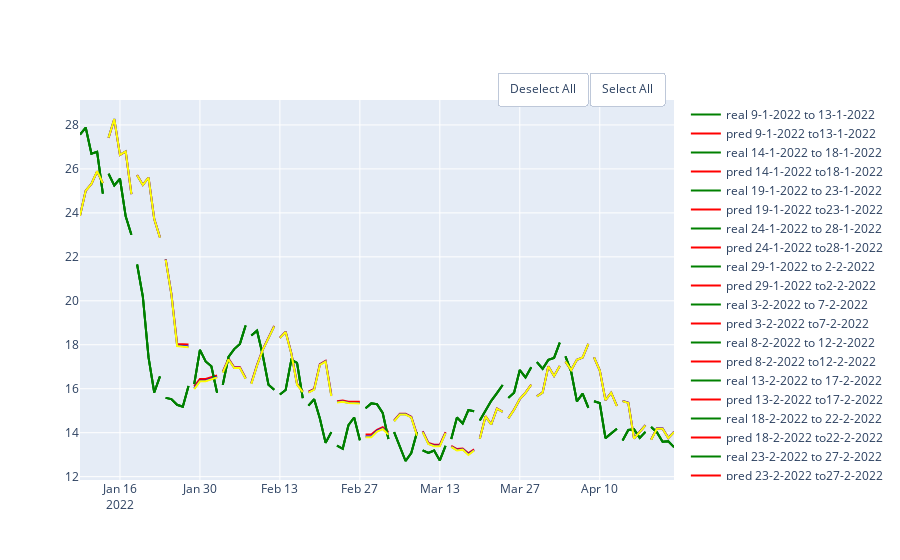

The cell this chart's notebook holds for it:
### Code cell
gb_50 = GradientBoostingRegressor(random_state = 10 , criterion='mae', n_estimators = 50)
gb_100 = GradientBoostingRegressor(random_state = 10 , criterion='mae', n_estimators =60)
gb_150 = GradientBoostingRegressor(random_state = 10 , criterion='mae', n_estimators = 70)
df = pd.DataFrame(columns = ['MAE', 'MSE','RMSE','R2'], index = ['50','60', '70'])
show_results(df, df_link,'close',100,5,gb_50, gb_100, gb_150)

### Figure 1 — Plotly figure (JSON) as saved in the notebook; plotly's stock layout.template omitted (floating-point values rounded to 4 significant figures)
{"data": [{"line": {"color": "green"}, "mode": "lines", "name": "real 9-1-2022 to 13-1-2022", "type": "scatter", "x": ["2022-01-09T00:00:00", "2022-01-10T00:00:00", "2022-01-11T00:00:00", "2022-01-12T00:00:00", "2022-01-13T00:00:00"], "y": [27.57, 27.88, 26.69, 26.78, 24.87]}, {"line": {"color": "red"}, "mode": "lines", "name": "pred 9-1-2022 to13-1-2022", "type": "scatter", "x": ["2022-01-09T00:00:00", "2022-01-10T00:00:00", "2022-01-11T00:00:00", "2022-01-12T00:00:00", "2022-01-13T00:00:00"], "y": [23.88, 25.01, 25.32, 25.89, 25.35]}, {"line": {"color": "green"}, "mode": "lines", "name": "real 14-1-2022 to 18-1-2022", "type": "scatter", "x": ["2022-01-14T00:00:00", "2022-01-15T00:00:00", "2022-01-16T00:00:00", "2022-01-17T00:00:00", "2022-01-18T00:00:00"], "y": [25.78, 25.25, 25.55, 23.84, 23.0]}, {"line": {"color": "red"}, "mode": "lines", "name": "pred 14-1-2022 to18-1-2022", "type": "scatter", "x": ["2022-01-14T00:00:00", "2022-01-15T00:00:00", "2022-01-16T00:00:00", "2022-01-17T00:00:00", "2022-01-18T00:00:00"], "y": [27.41, 28.26, 26.63, 26.79, 24.86]}, {"line": {"color": "green"}, "mode": "lines", "name": "real 19-1-2022 to 23-1-2022", "type": "scatter", "x": ["2022-01-19T00:00:00", "2022-01-20T00:00:00", "2022-01-21T00:00:00", "2022-01-22T00:00:00", "2022-01-23T00:00:00"], "y": [21.65, 20.2, 17.43, 15.83, 16.57]}, {"line": {"color": "red"}, "mode": "lines", "name": "pred 19-1-2022 to23-1-2022", "type": "scatter", "x": ["2022-01-19T00:00:00", "2022-01-20T00:00:00", "2022-01-21T00:00:00", "2022-01-22T00:00:00", "2022-01-23T00:00:00"], "y": [25.72, 25.28, 25.61, 23.72, 22.89]}, {"line": {"color": "green"}, "mode": "lines", "name": "real 24-1-2022 to 28-1-2022", "type": "scatter", "x": ["2022-01-24T00:00:00", "2022-01-25T00:00:00", "2022-01-26T00:00:00", "2022-01-27T00:00:00", "2022-01-28T00:00:00"], "y": [15.58, 15.53, 15.27, 15.18, 16.12]}, {"line": {"color": "red"}, "mode": "lines", "name": "pred 24-1-2022 to28-1-2022", "type": "scatter", "x": ["2022-01-24T00:00:00", "2022-01-25T00:00:00", "2022-01-26T00:00:00", "2022-01-27T00:00:00", "2022-01-28T00:00:00"], "y": [21.9, 20.31, 18.04, 18.02, 18.02]}, {"line": {"color": "green"}, "mode": "lines", "name": "real 29-1-2022 to 2-2-2022", "type": "scatter", "x": ["2022-01-29T00:00:00", "2022-01-30T00:00:00", "2022-01-31T00:00:00", "2022-02-01T00:00:00", "2022-02-02T00:00:00"], "y": [16.21, 17.77, 17.24, 17.02, 15.82]}, {"line": {"color": "red"}, "mode": "lines", "name": "pred 29-1-2022 to2-2-2022", "type": "scatter", "x": ["2022-01-29T00:00:00", "2022-01-30T00:00:00", "2022-01-31T00:00:00", "2022-02-01T00:00:00", "2022-02-02T00:00:00"], "y": [16.1, 16.44, 16.44, 16.54, 16.61]}, {"line": {"color": "green"}, "mode": "lines", "name": "real 3-2-2022 to 7-2-2022", "type": "scatter", "x": ["2022-02-03T00:00:00", "2022-02-04T00:00:00", "2022-02-05T00:00:00", "2022-02-06T00:00:00", "2022-02-07T00:00:00"], "y": [16.18, 17.45, 17.8, 18.04, 18.88]}, {"line": {"color": "red"}, "mode": "lines", "name": "pred 3-2-2022 to7-2-2022", "type": "scatter", "x": ["2022-02-03T00:00:00", "2022-02-04T00:00:00", "2022-02-05T00:00:00", "2022-02-06T00:00:00", "2022-02-07T00:00:00"], "y": [16.78, 17.37, 16.98, 16.98, 16.49]}, {"line": {"color": "green"}, "mode": "lines", "name": "real 8-2-2022 to 12-2-2022", "type": "scatter", "x": ["2022-02-08T00:00:00", "2022-02-09T00:00:00", "2022-02-10T00:00:00", "2022-02-11T00:00:00", "2022-02-12T00:00:00"], "y": [18.43, 18.64, 17.53, 16.18, 15.95]}, {"line": {"color": "red"}, "mode": "lines", "name": "pred 8-2-2022 to12-2-2022", "type": "scatter", "x": ["2022-02-08T00:00:00", "2022-02-09T00:00:00", "2022-02-10T00:00:00", "2022-02-11T00:00:00", "2022-02-12T00:00:00"], "y": [16.27, 17.09, 17.79, 18.34, 18.86]}, {"line": {"color": "green"}, "mode": "lines", "name": "real 13-2-2022 to 17-2-2022", "type": "scatter", "x": ["2022-02-13T00:00:00", "2022-02-14T00:00:00", "2022-02-15T00:00:00", "2022-02-16T00:00:00", "2022-02-17T00:00:00"], "y": [15.74, 15.94, 17.32, 17.17, 15.57]}, {"line": {"color": "red"}, "mode": "lines", "name": "pred 13-2-2022 to17-2-2022", "type": "scatter", "x": ["2022-02-13T00:00:00", "2022-02-14T00:00:00", "2022-02-15T00:00:00", "2022-02-16T00:00:00", "2022-02-17T00:00:00"], "y": [18.32, 18.6, 17.62, 16.23, 15.88]}, {"line": {"color": "green"}, "mode": "lines", "name": "real 18-2-2022 to 22-2-2022", "type": "scatter", "x": ["2022-02-18T00:00:00", "2022-02-19T00:00:00", "2022-02-20T00:00:00", "2022-02-21T00:00:00", "2022-02-22T00:00:00"], "y": [15.23, 15.52, 14.65, 13.54, 14.03]}, {"line": {"color": "red"}, "mode": "lines", "name": "pred 18-2-2022 to22-2-2022", "type": "scatter", "x": ["2022-02-18T00:00:00", "2022-02-19T00:00:00", "2022-02-20T00:00:00", "2022-02-21T00:00:00", "2022-02-22T00:00:00"], "y": [15.87, 16.0, 17.12, 17.27, 15.73]}, {"line": {"color": "green"}, "mode": "lines", "name": "real 23-2-2022 to 27-2-2022", "type": "scatter", "x": ["2022-02-23T00:00:00", "2022-02-24T00:00:00", "2022-02-25T00:00:00", "2022-02-26T00:00:00", "2022-02-27T00:00:00"], "y": [13.41, 13.27, 14.34, 14.69, 13.65]}, {"line": {"color": "red"}, "mode": "lines", "name": "pred 23-2-2022 to27-2-2022", "type": "scatter", "x": ["2022-02-23T00:00:00", "2022-02-24T00:00:00", "2022-02-25T00:00:00", "2022-02-26T00:00:00", "2022-02-27T00:00:00"], "y": [15.43, 15.47, 15.41, 15.41, 15.4]}, {"line": {"color": "green"}, "mode": "lines", "name": "real 28-2-2022 to 4-3-2022", "type": "scatter", "x": ["2022-02-28T00:00:00", "2022-03-01T00:00:00", "2022-03-02T00:00:00", "2022-03-03T00:00:00", "2022-03-04T00:00:00"], "y": [15.12, 15.33, 15.29, 14.9, 13.71]}, {"line": {"color": "red"}, "mode": "lines", "name": "pred 28-2-2022 to4-3-2022", "type": "scatter", "x": ["2022-02-28T00:00:00", "2022-03-01T00:00:00", "2022-03-02T00:00:00", "2022-03-03T00:00:00", "2022-03-04T00:00:00"], "y": [13.91, 13.91, 14.13, 14.25, 14.03]}, {"line": {"color": "green"}, "mode": "lines", "name": "real 5-3-2022 to 9-3-2022", "type": "scatter", "x": ["2022-03-05T00:00:00", "2022-03-06T00:00:00", "2022-03-07T00:00:00", "2022-03-08T00:00:00", "2022-03-09T00:00:00"], "y": [14.02, 13.34, 12.71, 13.08, 14.02]}, {"line": {"color": "red"}, "mode": "lines", "name": "pred 5-3-2022 to9-3-2022", "type": "scatter", "x": ["2022-03-05T00:00:00", "2022-03-06T00:00:00", "2022-03-07T00:00:00", "2022-03-08T00:00:00", "2022-03-09T00:00:00"], "y": [14.56, 14.86, 14.86, 14.73, 13.92]}, {"line": {"color": "green"}, "mode": "lines", "name": "real 10-3-2022 to 14-3-2022", "type": "scatter", "x": ["2022-03-10T00:00:00", "2022-03-11T00:00:00", "2022-03-12T00:00:00", "2022-03-13T00:00:00", "2022-03-14T00:00:00"], "y": [13.2, 13.08, 13.19, 12.74, 13.4]}, {"line": {"color": "red"}, "mode": "lines", "name": "pred 10-3-2022 to14-3-2022", "type": "scatter", "x": ["2022-03-10T00:00:00", "2022-03-11T00:00:00", "2022-03-12T00:00:00", "2022-03-13T00:00:00", "2022-03-14T00:00:00"], "y": [14.06, 13.54, 13.46, 13.46, 14.03]}, {"line": {"color": "green"}, "mode": "lines", "name": "real 15-3-2022 to 19-3-2022", "type": "scatter", "x": ["2022-03-15T00:00:00", "2022-03-16T00:00:00", "2022-03-17T00:00:00", "2022-03-18T00:00:00", "2022-03-19T00:00:00"], "y": [13.71, 14.7, 14.42, 15.03, 14.98]}, {"line": {"color": "red"}, "mode": "lines", "name": "pred 15-3-2022 to19-3-2022", "type": "scatter", "x": ["2022-03-15T00:00:00", "2022-03-16T00:00:00", "2022-03-17T00:00:00", "2022-03-18T00:00:00", "2022-03-19T00:00:00"], "y": [13.4, 13.26, 13.28, 13.07, 13.24]}, {"line": {"color": "green"}, "mode": "lines", "name": "real 20-3-2022 to 24-3-2022", "type": "scatter", "x": ["2022-03-20T00:00:00", "2022-03-21T00:00:00", "2022-03-22T00:00:00", "2022-03-23T00:00:00", "2022-03-24T00:00:00"], "y": [14.55, 15.01, 15.45, 15.8, 16.17]}, {"line": {"color": "red"}, "mode": "lines", "name": "pred 20-3-2022 to24-3-2022", "type": "scatter", "x": ["2022-03-20T00:00:00", "2022-03-21T00:00:00", "2022-03-22T00:00:00", "2022-03-23T00:00:00", "2022-03-24T00:00:00"], "y": [13.74, 14.75, 14.38, 15.11, 14.95]}, {"line": {"color": "green"}, "mode": "lines", "name": "real 25-3-2022 to 29-3-2022", "type": "scatter", "x": ["2022-03-25T00:00:00", "2022-03-26T00:00:00", "2022-03-27T00:00:00", "2022-03-28T00:00:00", "2022-03-29T00:00:00"], "y": [15.58, 15.82, 16.85, 16.52, 16.97]}, {"line": {"color": "red"}, "mode": "lines", "name": "pred 25-3-2022 to29-3-2022", "type": "scatter", "x": ["2022-03-25T00:00:00", "2022-03-26T00:00:00", "2022-03-27T00:00:00", "2022-03-28T00:00:00", "2022-03-29T00:00:00"], "y": [14.67, 15.06, 15.53, 15.83, 16.18]}, {"line": {"color": "green"}, "mode": "lines", "name": "real 30-3-2022 to 3-4-2022", "type": "scatter", "x": ["2022-03-30T00:00:00", "2022-03-31T00:00:00", "2022-04-01T00:00:00", "2022-04-02T00:00:00", "2022-04-03T00:00:00"], "y": [17.21, 16.91, 17.31, 17.4, 18.09]}, {"line": {"color": "red"}, "mode": "lines", "name": "pred 30-3-2022 to3-4-2022", "type": "scatter", "x": ["2022-03-30T00:00:00", "2022-03-31T00:00:00", "2022-04-01T00:00:00", "2022-04-02T00:00:00", "2022-04-03T00:00:00"], "y": [15.66, 15.83, 17.02, 16.58, 17.03]}, {"line": {"color": "green"}, "mode": "lines", "name": "real 4-4-2022 to 8-4-2022", "type": "scatter", "x": ["2022-04-04T00:00:00", "2022-04-05T00:00:00", "2022-04-06T00:00:00", "2022-04-07T00:00:00", "2022-04-08T00:00:00"], "y": [17.47, 16.77, 15.43, 15.78, 15.14]}, {"line": {"color": "red"}, "mode": "lines", "name": "pred 4-4-2022 to8-4-2022", "type": "scatter", "x": ["2022-04-04T00:00:00", "2022-04-05T00:00:00", "2022-04-06T00:00:00", "2022-04-07T00:00:00", "2022-04-08T00:00:00"], "y": [17.24, 16.85, 17.31, 17.42, 18.04]}, {"line": {"color": "green"}, "mode": "lines", "name": "real 9-4-2022 to 13-4-2022", "type": "scatter", "x": ["2022-04-09T00:00:00", "2022-04-10T00:00:00", "2022-04-11T00:00:00", "2022-04-12T00:00:00", "2022-04-13T00:00:00"], "y": [15.43, 15.35, 13.75, 13.97, 14.18]}, {"line": {"color": "red"}, "mode": "lines", "name": "pred 9-4-2022 to13-4-2022", "type": "scatter", "x": ["2022-04-09T00:00:00", "2022-04-10T00:00:00", "2022-04-11T00:00:00", "2022-04-12T00:00:00", "2022-04-13T00:00:00"], "y": [17.43, 16.84, 15.49, 15.82, 15.22]}, {"line": {"color": "green"}, "mode": "lines", "name": "real 14-4-2022 to 18-4-2022", "type": "scatter", "x": ["2022-04-14T00:00:00", "2022-04-15T00:00:00", "2022-04-16T00:00:00", "2022-04-17T00:00:00", "2022-04-18T00:00:00"], "y": [13.65, 14.12, 14.15, 13.76, 14.04]}, {"line": {"color": "red"}, "mode": "lines", "name": "pred 14-4-2022 to18-4-2022", "type": "scatter", "x": ["2022-04-14T00:00:00", "2022-04-15T00:00:00", "2022-04-16T00:00:00", "2022-04-17T00:00:00", "2022-04-18T00:00:00"], "y": [15.45, 15.37, 13.75, 14.04, 14.35]}, {"line": {"color": "green"}, "mode": "lines", "name": "real 19-4-2022 to 23-4-2022", "type": "scatter", "x": ["2022-04-19T00:00:00", "2022-04-20T00:00:00", "2022-04-21T00:00:00", "2022-04-22T00:00:00", "2022-04-23T00:00:00"], "y": [14.26, 14.02, 13.59, 13.61, 13.34]}, {"line": {"color": "red"}, "mode": "lines", "name": "pred 19-4-2022 to23-4-2022", "type": "scatter", "x": ["2022-04-19T00:00:00", "2022-04-20T00:00:00", "2022-04-21T00:00:00", "2022-04-22T00:00:00", "2022-04-23T00:00:00"], "y": [13.69, 14.19, 14.19, 13.77, 14.04]}, {"line": {"color": "green"}, "mode": "lines", "name": "real 9-1-2022 to 13-1-2022", "type": "scatter", "x": ["2022-01-09T00:00:00", "2022-01-10T00:00:00", "2022-01-11T00:00:00", "2022-01-12T00:00:00", "2022-01-13T00:00:00"], "y": [27.57, 27.88, 26.69, 26.78, 24.87]}, {"line": {"color": "blue"}, "mode": "lines", "name": "pred 9-1-2022 to13-1-2022", "type": "scatter", "x": ["2022-01-09T00:00:00", "2022-01-10T00:00:00", "2022-01-11T00:00:00", "2022-01-12T00:00:00", "2022-01-13T00:00:00"], "y": [23.87, 25.01, 25.32, 25.89, 25.35]}, {"line": {"color": "green"}, "mode": "lines", "name": "real 14-1-2022 to 18-1-2022", "type": "scatter", "x": ["2022-01-14T00:00:00", "2022-01-15T00:00:00", "2022-01-16T00:00:00", "2022-01-17T00:00:00", "2022-01-18T00:00:00"], "y": [25.78, 25.25, 25.55, 23.84, 23.0]}, {"line": {"color": "blue"}, "mode": "lines", "name": "pred 14-1-2022 to18-1-2022", "type": "scatter", "x": ["2022-01-14T00:00:00", "2022-01-15T00:00:00", "2022-01-16T00:00:00", "2022-01-17T00:00:00", "2022-01-18T00:00:00"], "y": [27.42, 28.27, 26.64, 26.8, 24.86]}, {"line": {"color": "green"}, "mode": "lines", "name": "real 19-1-2022 to 23-1-2022", "type": "scatter", "x": ["2022-01-19T00:00:00", "2022-01-20T00:00:00", "2022-01-21T00:00:00", "2022-01-22T00:00:00", "2022-01-23T00:00:00"], "y": [21.65, 20.2, 17.43, 15.83, 16.57]}, {"line": {"color": "blue"}, "mode": "lines", "name": "pred 19-1-2022 to23-1-2022", "type": "scatter", "x": ["2022-01-19T00:00:00", "2022-01-20T00:00:00", "2022-01-21T00:00:00", "2022-01-22T00:00:00", "2022-01-23T00:00:00"], "y": [25.72, 25.27, 25.6, 23.72, 22.88]}, {"line": {"color": "green"}, "mode": "lines", "name": "real 24-1-2022 to 28-1-2022", "type": "scatter", "x": ["2022-01-24T00:00:00", "2022-01-25T00:00:00", "2022-01-26T00:00:00", "2022-01-27T00:00:00", "2022-01-28T00:00:00"], "y": [15.58, 15.53, 15.27, 15.18, 16.12]}, {"line": {"color": "blue"}, "mode": "lines", "name": "pred 24-1-2022 to28-1-2022", "type": "scatter", "x": ["2022-01-24T00:00:00", "2022-01-25T00:00:00", "2022-01-26T00:00:00", "2022-01-27T00:00:00", "2022-01-28T00:00:00"], "y": [21.89, 20.3, 17.97, 17.93, 17.92]}, {"line": {"color": "green"}, "mode": "lines", "name": "real 29-1-2022 to 2-2-2022", "type": "scatter", "x": ["2022-01-29T00:00:00", "2022-01-30T00:00:00", "2022-01-31T00:00:00", "2022-02-01T00:00:00", "2022-02-02T00:00:00"], "y": [16.21, 17.77, 17.24, 17.02, 15.82]}, {"line": {"color": "blue"}, "mode": "lines", "name": "pred 29-1-2022 to2-2-2022", "type": "scatter", "x": ["2022-01-29T00:00:00", "2022-01-30T00:00:00", "2022-01-31T00:00:00", "2022-02-01T00:00:00", "2022-02-02T00:00:00"], "y": [16.02, 16.37, 16.37, 16.46, 16.55]}, {"line": {"color": "green"}, "mode": "lines", "name": "real 3-2-2022 to 7-2-2022", "type": "scatter", "x": ["2022-02-03T00:00:00", "2022-02-04T00:00:00", "2022-02-05T00:00:00", "2022-02-06T00:00:00", "2022-02-07T00:00:00"], "y": [16.18, 17.45, 17.8, 18.04, 18.88]}, {"line": {"color": "blue"}, "mode": "lines", "name": "pred 3-2-2022 to7-2-2022", "type": "scatter", "x": ["2022-02-03T00:00:00", "2022-02-04T00:00:00", "2022-02-05T00:00:00", "2022-02-06T00:00:00", "2022-02-07T00:00:00"], "y": [16.74, 17.34, 16.95, 16.95, 16.46]}, {"line": {"color": "green"}, "mode": "lines", "name": "real 8-2-2022 to 12-2-2022", "type": "scatter", "x": ["2022-02-08T00:00:00", "2022-02-09T00:00:00", "2022-02-10T00:00:00", "2022-02-11T00:00:00", "2022-02-12T00:00:00"], "y": [18.43, 18.64, 17.53, 16.18, 15.95]}, {"line": {"color": "blue"}, "mode": "lines", "name": "pred 8-2-2022 to12-2-2022", "type": "scatter", "x": ["2022-02-08T00:00:00", "2022-02-09T00:00:00", "2022-02-10T00:00:00", "2022-02-11T00:00:00", "2022-02-12T00:00:00"], "y": [16.24, 17.06, 17.77, 18.32, 18.84]}, {"line": {"color": "green"}, "mode": "lines", "name": "real 13-2-2022 to 17-2-2022", "type": "scatter", "x": ["2022-02-13T00:00:00", "2022-02-14T00:00:00", "2022-02-15T00:00:00", "2022-02-16T00:00:00", "2022-02-17T00:00:00"], "y": [15.74, 15.94, 17.32, 17.17, 15.57]}, {"line": {"color": "blue"}, "mode": "lines", "name": "pred 13-2-2022 to17-2-2022", "type": "scatter", "x": ["2022-02-13T00:00:00", "2022-02-14T00:00:00", "2022-02-15T00:00:00", "2022-02-16T00:00:00", "2022-02-17T00:00:00"], "y": [18.31, 18.59, 17.6, 16.2, 15.86]}, {"line": {"color": "green"}, "mode": "lines", "name": "real 18-2-2022 to 22-2-2022", "type": "scatter", "x": ["2022-02-18T00:00:00", "2022-02-19T00:00:00", "2022-02-20T00:00:00", "2022-02-21T00:00:00", "2022-02-22T00:00:00"], "y": [15.23, 15.52, 14.65, 13.54, 14.03]}, {"line": {"color": "blue"}, "mode": "lines", "name": "pred 18-2-2022 to22-2-2022", "type": "scatter", "x": ["2022-02-18T00:00:00", "2022-02-19T00:00:00", "2022-02-20T00:00:00", "2022-02-21T00:00:00", "2022-02-22T00:00:00"], "y": [15.84, 15.97, 17.1, 17.25, 15.69]}, {"line": {"color": "green"}, "mode": "lines", "name": "real 23-2-2022 to 27-2-2022", "type": "scatter", "x": ["2022-02-23T00:00:00", "2022-02-24T00:00:00", "2022-02-25T00:00:00", "2022-02-26T00:00:00", "2022-02-27T00:00:00"], "y": [13.41, 13.27, 14.34, 14.69, 13.65]}, {"line": {"color": "blue"}, "mode": "lines", "name": "pred 23-2-2022 to27-2-2022", "type": "scatter", "x": ["2022-02-23T00:00:00", "2022-02-24T00:00:00", "2022-02-25T00:00:00", "2022-02-26T00:00:00", "2022-02-27T00:00:00"], "y": [15.39, 15.42, 15.37, 15.36, 15.35]}, {"line": {"color": "green"}, "mode": "lines", "name": "real 28-2-2022 to 4-3-2022", "type": "scatter", "x": ["2022-02-28T00:00:00", "2022-03-01T00:00:00", "2022-03-02T00:00:00", "2022-03-03T00:00:00", "2022-03-04T00:00:00"], "y": [15.12, 15.33, 15.29, 14.9, 13.71]}, {"line": {"color": "blue"}, "mode": "lines", "name": "pred 28-2-2022 to4-3-2022", "type": "scatter", "x": ["2022-02-28T00:00:00", "2022-03-01T00:00:00", "2022-03-02T00:00:00", "2022-03-03T00:00:00", "2022-03-04T00:00:00"], "y": [13.82, 13.82, 14.08, 14.19, 13.94]}, {"line": {"color": "green"}, "mode": "lines", "name": "real 5-3-2022 to 9-3-2022", "type": "scatter", "x": ["2022-03-05T00:00:00", "2022-03-06T00:00:00", "2022-03-07T00:00:00", "2022-03-08T00:00:00", "2022-03-09T00:00:00"], "y": [14.02, 13.34, 12.71, 13.08, 14.02]}, {"line": {"color": "blue"}, "mode": "lines", "name": "pred 5-3-2022 to9-3-2022", "type": "scatter", "x": ["2022-03-05T00:00:00", "2022-03-06T00:00:00", "2022-03-07T00:00:00", "2022-03-08T00:00:00", "2022-03-09T00:00:00"], "y": [14.53, 14.84, 14.84, 14.71, 13.88]}, {"line": {"color": "green"}, "mode": "lines", "name": "real 10-3-2022 to 14-3-2022", "type": "scatter", "x": ["2022-03-10T00:00:00", "2022-03-11T00:00:00", "2022-03-12T00:00:00", "2022-03-13T00:00:00", "2022-03-14T00:00:00"], "y": [13.2, 13.08, 13.19, 12.74, 13.4]}, {"line": {"color": "blue"}, "mode": "lines", "name": "pred 10-3-2022 to14-3-2022", "type": "scatter", "x": ["2022-03-10T00:00:00", "2022-03-11T00:00:00", "2022-03-12T00:00:00", "2022-03-13T00:00:00", "2022-03-14T00:00:00"], "y": [14.04, 13.5, 13.41, 13.41, 13.99]}, {"line": {"color": "green"}, "mode": "lines", "name": "real 15-3-2022 to 19-3-2022", "type": "scatter", "x": ["2022-03-15T00:00:00", "2022-03-16T00:00:00", "2022-03-17T00:00:00", "2022-03-18T00:00:00", "2022-03-19T00:00:00"], "y": [13.71, 14.7, 14.42, 15.03, 14.98]}, {"line": {"color": "blue"}, "mode": "lines", "name": "pred 15-3-2022 to19-3-2022", "type": "scatter", "x": ["2022-03-15T00:00:00", "2022-03-16T00:00:00", "2022-03-17T00:00:00", "2022-03-18T00:00:00", "2022-03-19T00:00:00"], "y": [13.37, 13.22, 13.24, 13.02, 13.2]}, {"line": {"color": "green"}, "mode": "lines", "name": "real 20-3-2022 to 24-3-2022", "type": "scatter", "x": ["2022-03-20T00:00:00", "2022-03-21T00:00:00", "2022-03-22T00:00:00", "2022-03-23T00:00:00", "2022-03-24T00:00:00"], "y": [14.55, 15.01, 15.45, 15.8, 16.17]}, {"line": {"color": "blue"}, "mode": "lines", "name": "pred 20-3-2022 to24-3-2022", "type": "scatter", "x": ["2022-03-20T00:00:00", "2022-03-21T00:00:00", "2022-03-22T00:00:00", "2022-03-23T00:00:00", "2022-03-24T00:00:00"], "y": [13.73, 14.74, 14.37, 15.09, 14.94]}, {"line": {"color": "green"}, "mode": "lines", "name": "real 25-3-2022 to 29-3-2022", "type": "scatter", "x": ["2022-03-25T00:00:00", "2022-03-26T00:00:00", "2022-03-27T00:00:00", "2022-03-28T00:00:00", "2022-03-29T00:00:00"], "y": [15.58, 15.82, 16.85, 16.52, 16.97]}, {"line": {"color": "blue"}, "mode": "lines", "name": "pred 25-3-2022 to29-3-2022", "type": "scatter", "x": ["2022-03-25T00:00:00", "2022-03-26T00:00:00", "2022-03-27T00:00:00", "2022-03-28T00:00:00", "2022-03-29T00:00:00"], "y": [14.65, 15.05, 15.53, 15.82, 16.18]}, {"line": {"color": "green"}, "mode": "lines", "name": "real 30-3-2022 to 3-4-2022", "type": "scatter", "x": ["2022-03-30T00:00:00", "2022-03-31T00:00:00", "2022-04-01T00:00:00", "2022-04-02T00:00:00", "2022-04-03T00:00:00"], "y": [17.21, 16.91, 17.31, 17.4, 18.09]}, {"line": {"color": "blue"}, "mode": "lines", "name": "pred 30-3-2022 to3-4-2022", "type": "scatter", "x": ["2022-03-30T00:00:00", "2022-03-31T00:00:00", "2022-04-01T00:00:00", "2022-04-02T00:00:00", "2022-04-03T00:00:00"], "y": [15.65, 15.83, 17.02, 16.58, 17.03]}, {"line": {"color": "green"}, "mode": "lines", "name": "real 4-4-2022 to 8-4-2022", "type": "scatter", "x": ["2022-04-04T00:00:00", "2022-04-05T00:00:00", "2022-04-06T00:00:00", "2022-04-07T00:00:00", "2022-04-08T00:00:00"], "y": [17.47, 16.77, 15.43, 15.78, 15.14]}, {"line": {"color": "blue"}, "mode": "lines", "name": "pred 4-4-2022 to8-4-2022", "type": "scatter", "x": ["2022-04-04T00:00:00", "2022-04-05T00:00:00", "2022-04-06T00:00:00", "2022-04-07T00:00:00", "2022-04-08T00:00:00"], "y": [17.24, 16.85, 17.32, 17.42, 18.04]}, {"line": {"color": "green"}, "mode": "lines", "name": "real 9-4-2022 to 13-4-2022", "type": "scatter", "x": ["2022-04-09T00:00:00", "2022-04-10T00:00:00", "2022-04-11T00:00:00", "2022-04-12T00:00:00", "2022-04-13T00:00:00"], "y": [15.43, 15.35, 13.75, 13.97, 14.18]}, {"line": {"color": "blue"}, "mode": "lines", "name": "pred 9-4-2022 to13-4-2022", "type": "scatter", "x": ["2022-04-09T00:00:00", "2022-04-10T00:00:00", "2022-04-11T00:00:00", "2022-04-12T00:00:00", "2022-04-13T00:00:00"], "y": [17.43, 16.84, 15.48, 15.82, 15.22]}, {"line": {"color": "green"}, "mode": "lines", "name": "real 14-4-2022 to 18-4-2022", "type": "scatter", "x": ["2022-04-14T00:00:00", "2022-04-15T00:00:00", "2022-04-16T00:00:00", "2022-04-17T00:00:00", "2022-04-18T00:00:00"], "y": [13.65, 14.12, 14.15, 13.76, 14.04]}, {"line": {"color": "blue"}, "mode": "lines", "name": "pred 14-4-2022 to18-4-2022", "type": "scatter", "x": ["2022-04-14T00:00:00", "2022-04-15T00:00:00", "2022-04-16T00:00:00", "2022-04-17T00:00:00", "2022-04-18T00:00:00"], "y": [15.44, 15.36, 13.74, 14.03, 14.34]}, {"line": {"color": "green"}, "mode": "lines", "name": "real 19-4-2022 to 23-4-2022", "type": "scatter", "x": ["2022-04-19T00:00:00", "2022-04-20T00:00:00", "2022-04-21T00:00:00", "2022-04-22T00:00:00", "2022-04-23T00:00:00"], "y": [14.26, 14.02, 13.59, 13.61, 13.34]}, {"line": {"color": "blue"}, "mode": "lines", "name": "pred 19-4-2022 to23-4-2022", "type": "scatter", "x": ["2022-04-19T00:00:00", "2022-04-20T00:00:00", "2022-04-21T00:00:00", "2022-04-22T00:00:00", "2022-04-23T00:00:00"], "y": [13.69, 14.19, 14.19, 13.76, 14.03]}, {"line": {"color": "green"}, "mode": "lines", "name": "real 9-1-2022 to 13-1-2022", "type": "scatter", "x": ["2022-01-09T00:00:00", "2022-01-10T00:00:00", "2022-01-11T00:00:00", "2022-01-12T00:00:00", "2022-01-13T00:00:00"], "y": [27.57, 27.88, 26.69, 26.78, 24.87]}, {"line": {"color": "yellow"}, "mode": "lines", "name": "pred 9-1-2022 to13-1-2022", "type": "scatter", "x": ["2022-01-09T00:00:00", "2022-01-10T00:00:00", "2022-01-11T00:00:00", "2022-01-12T00:00:00", "2022-01-13T00:00:00"], "y": [23.87, 25.01, 25.32, 25.89, 25.36]}, {"line": {"color": "green"}, "mode": "lines", "name": "real 14-1-2022 to 18-1-2022", "type": "scatter", "x": ["2022-01-14T00:00:00", "2022-01-15T00:00:00", "2022-01-16T00:00:00", "2022-01-17T00:00:00", "2022-01-18T00:00:00"], "y": [25.78, 25.25, 25.55, 23.84, 23.0]}, {"line": {"color": "yellow"}, "mode": "lines", "name": "pred 14-1-2022 to18-1-2022", "type": "scatter", "x": ["2022-01-14T00:00:00", "2022-01-15T00:00:00", "2022-01-16T00:00:00", "2022-01-17T00:00:00", "2022-01-18T00:00:00"], "y": [27.42, 28.27, 26.64, 26.8, 24.85]}, {"line": {"color": "green"}, "mode": "lines", "name": "real 19-1-2022 to 23-1-2022", "type": "scatter", "x": ["2022-01-19T00:00:00", "2022-01-20T00:00:00", "2022-01-21T00:00:00", "2022-01-22T00:00:00", "2022-01-23T00:00:00"], "y": [21.65, 20.2, 17.43, 15.83, 16.57]}, {"line": {"color": "yellow"}, "mode": "lines", "name": "pred 19-1-2022 to23-1-2022", "type": "scatter", "x": ["2022-01-19T00:00:00", "2022-01-20T00:00:00", "2022-01-21T00:00:00", "2022-01-22T00:00:00", "2022-01-23T00:00:00"], "y": [25.72, 25.27, 25.6, 23.72, 22.88]}, {"line": {"color": "green"}, "mode": "lines", "name": "real 24-1-2022 to 28-1-2022", "type": "scatter", "x": ["2022-01-24T00:00:00", "2022-01-25T00:00:00", "2022-01-26T00:00:00", "2022-01-27T00:00:00", "2022-01-28T00:00:00"], "y": [15.58, 15.53, 15.27, 15.18, 16.12]}, {"line": {"color": "yellow"}, "mode": "lines", "name": "pred 24-1-2022 to28-1-2022", "type": "scatter", "x": ["2022-01-24T00:00:00", "2022-01-25T00:00:00", "2022-01-26T00:00:00", "2022-01-27T00:00:00", "2022-01-28T00:00:00"], "y": [21.88, 20.29, 17.95, 17.91, 17.89]}, {"line": {"color": "green"}, "mode": "lines", "name": "real 29-1-2022 to 2-2-2022", "type": "scatter", "x": ["2022-01-29T00:00:00", "2022-01-30T00:00:00", "2022-01-31T00:00:00", "2022-02-01T00:00:00", "2022-02-02T00:00:00"], "y": [16.21, 17.77, 17.24, 17.02, 15.82]}, {"line": {"color": "yellow"}, "mode": "lines", "name": "pred 29-1-2022 to2-2-2022", "type": "scatter", "x": ["2022-01-29T00:00:00", "2022-01-30T00:00:00", "2022-01-31T00:00:00", "2022-02-01T00:00:00", "2022-02-02T00:00:00"], "y": [15.99, 16.34, 16.34, 16.43, 16.52]}, {"line": {"color": "green"}, "mode": "lines", "name": "real 3-2-2022 to 7-2-2022", "type": "scatter", "x": ["2022-02-03T00:00:00", "2022-02-04T00:00:00", "2022-02-05T00:00:00", "2022-02-06T00:00:00", "2022-02-07T00:00:00"], "y": [16.18, 17.45, 17.8, 18.04, 18.88]}, {"line": {"color": "yellow"}, "mode": "lines", "name": "pred 3-2-2022 to7-2-2022", "type": "scatter", "x": ["2022-02-03T00:00:00", "2022-02-04T00:00:00", "2022-02-05T00:00:00", "2022-02-06T00:00:00", "2022-02-07T00:00:00"], "y": [16.73, 17.33, 16.94, 16.94, 16.45]}, {"line": {"color": "green"}, "mode": "lines", "name": "real 8-2-2022 to 12-2-2022", "type": "scatter", "x": ["2022-02-08T00:00:00", "2022-02-09T00:00:00", "2022-02-10T00:00:00", "2022-02-11T00:00:00", "2022-02-12T00:00:00"], "y": [18.43, 18.64, 17.53, 16.18, 15.95]}, {"line": {"color": "yellow"}, "mode": "lines", "name": "pred 8-2-2022 to12-2-2022", "type": "scatter", "x": ["2022-02-08T00:00:00", "2022-02-09T00:00:00", "2022-02-10T00:00:00", "2022-02-11T00:00:00", "2022-02-12T00:00:00"], "y": [16.22, 17.06, 17.77, 18.31, 18.84]}, {"line": {"color": "green"}, "mode": "lines", "name": "real 13-2-2022 to 17-2-2022", "type": "scatter", "x": ["2022-02-13T00:00:00", "2022-02-14T00:00:00", "2022-02-15T00:00:00", "2022-02-16T00:00:00", "2022-02-17T00:00:00"], "y": [15.74, 15.94, 17.32, 17.17, 15.57]}, {"line": {"color": "yellow"}, "mode": "lines", "name": "pred 13-2-2022 to17-2-2022", "type": "scatter", "x": ["2022-02-13T00:00:00", "2022-02-14T00:00:00", "2022-02-15T00:00:00", "2022-02-16T00:00:00", "2022-02-17T00:00:00"], "y": [18.3, 18.58, 17.59, 16.19, 15.85]}, {"line": {"color": "green"}, "mode": "lines", "name": "real 18-2-2022 to 22-2-2022", "type": "scatter", "x": ["2022-02-18T00:00:00", "2022-02-19T00:00:00", "2022-02-20T00:00:00", "2022-02-21T00:00:00", "2022-02-22T00:00:00"], "y": [15.23, 15.52, 14.65, 13.54, 14.03]}, {"line": {"color": "yellow"}, "mode": "lines", "name": "pred 18-2-2022 to22-2-2022", "type": "scatter", "x": ["2022-02-18T00:00:00", "2022-02-19T00:00:00", "2022-02-20T00:00:00", "2022-02-21T00:00:00", "2022-02-22T00:00:00"], "y": [15.82, 15.96, 17.08, 17.24, 15.67]}, {"line": {"color": "green"}, "mode": "lines", "name": "real 23-2-2022 to 27-2-2022", "type": "scatter", "x": ["2022-02-23T00:00:00", "2022-02-24T00:00:00", "2022-02-25T00:00:00", "2022-02-26T00:00:00", "2022-02-27T00:00:00"], "y": [13.41, 13.27, 14.34, 14.69, 13.65]}, {"line": {"color": "yellow"}, "mode": "lines", "name": "pred 23-2-2022 to27-2-2022", "type": "scatter", "x": ["2022-02-23T00:00:00", "2022-02-24T00:00:00", "2022-02-25T00:00:00", "2022-02-26T00:00:00", "2022-02-27T00:00:00"], "y": [15.38, 15.4, 15.35, 15.34, 15.33]}, {"line": {"color": "green"}, "mode": "lines", "name": "real 28-2-2022 to 4-3-2022", "type": "scatter", "x": ["2022-02-28T00:00:00", "2022-03-01T00:00:00", "2022-03-02T00:00:00", "2022-03-03T00:00:00", "2022-03-04T00:00:00"], "y": [15.12, 15.33, 15.29, 14.9, 13.71]}, {"line": {"color": "yellow"}, "mode": "lines", "name": "pred 28-2-2022 to4-3-2022", "type": "scatter", "x": ["2022-02-28T00:00:00", "2022-03-01T00:00:00", "2022-03-02T00:00:00", "2022-03-03T00:00:00", "2022-03-04T00:00:00"], "y": [13.79, 13.79, 14.06, 14.17, 13.91]}, {"line": {"color": "green"}, "mode": "lines", "name": "real 5-3-2022 to 9-3-2022", "type": "scatter", "x": ["2022-03-05T00:00:00", "2022-03-06T00:00:00", "2022-03-07T00:00:00", "2022-03-08T00:00:00", "2022-03-09T00:00:00"], "y": [14.02, 13.34, 12.71, 13.08, 14.02]}, {"line": {"color": "yellow"}, "mode": "lines", "name": "pred 5-3-2022 to9-3-2022", "type": "scatter", "x": ["2022-03-05T00:00:00", "2022-03-06T00:00:00", "2022-03-07T00:00:00", "2022-03-08T00:00:00", "2022-03-09T00:00:00"], "y": [14.52, 14.83, 14.83, 14.69, 13.87]}, {"line": {"color": "green"}, "mode": "lines", "name": "real 10-3-2022 to 14-3-2022", "type": "scatter", "x": ["2022-03-10T00:00:00", "2022-03-11T00:00:00", "2022-03-12T00:00:00", "2022-03-13T00:00:00", "2022-03-14T00:00:00"], "y": [13.2, 13.08, 13.19, 12.74, 13.4]}, {"line": {"color": "yellow"}, "mode": "lines", "name": "pred 10-3-2022 to14-3-2022", "type": "scatter", "x": ["2022-03-10T00:00:00", "2022-03-11T00:00:00", "2022-03-12T00:00:00", "2022-03-13T00:00:00", "2022-03-14T00:00:00"], "y": [14.03, 13.49, 13.39, 13.39, 13.98]}, {"line": {"color": "green"}, "mode": "lines", "name": "real 15-3-2022 to 19-3-2022", "type": "scatter", "x": ["2022-03-15T00:00:00", "2022-03-16T00:00:00", "2022-03-17T00:00:00", "2022-03-18T00:00:00", "2022-03-19T00:00:00"], "y": [13.71, 14.7, 14.42, 15.03, 14.98]}, {"line": {"color": "yellow"}, "mode": "lines", "name": "pred 15-3-2022 to19-3-2022", "type": "scatter", "x": ["2022-03-15T00:00:00", "2022-03-16T00:00:00", "2022-03-17T00:00:00", "2022-03-18T00:00:00", "2022-03-19T00:00:00"], "y": [13.36, 13.19, 13.23, 12.99, 13.19]}, {"line": {"color": "green"}, "mode": "lines", "name": "real 20-3-2022 to 24-3-2022", "type": "scatter", "x": ["2022-03-20T00:00:00", "2022-03-21T00:00:00", "2022-03-22T00:00:00", "2022-03-23T00:00:00", "2022-03-24T00:00:00"], "y": [14.55, 15.01, 15.45, 15.8, 16.17]}, {"line": {"color": "yellow"}, "mode": "lines", "name": "pred 20-3-2022 to24-3-2022", "type": "scatter", "x": ["2022-03-20T00:00:00", "2022-03-21T00:00:00", "2022-03-22T00:00:00", "2022-03-23T00:00:00", "2022-03-24T00:00:00"], "y": [13.73, 14.74, 14.37, 15.1, 14.95]}, {"line": {"color": "green"}, "mode": "lines", "name": "real 25-3-2022 to 29-3-2022", "type": "scatter", "x": ["2022-03-25T00:00:00", "2022-03-26T00:00:00", "2022-03-27T00:00:00", "2022-03-28T00:00:00", "2022-03-29T00:00:00"], "y": [15.58, 15.82, 16.85, 16.52, 16.97]}, {"line": {"color": "yellow"}, "mode": "lines", "name": "pred 25-3-2022 to29-3-2022", "type": "scatter", "x": ["2022-03-25T00:00:00", "2022-03-26T00:00:00", "2022-03-27T00:00:00", "2022-03-28T00:00:00", "2022-03-29T00:00:00"], "y": [14.65, 15.04, 15.53, 15.82, 16.18]}, {"line": {"color": "green"}, "mode": "lines", "name": "real 30-3-2022 to 3-4-2022", "type": "scatter", "x": ["2022-03-30T00:00:00", "2022-03-31T00:00:00", "2022-04-01T00:00:00", "2022-04-02T00:00:00", "2022-04-03T00:00:00"], "y": [17.21, 16.91, 17.31, 17.4, 18.09]}, {"line": {"color": "yellow"}, "mode": "lines", "name": "pred 30-3-2022 to3-4-2022", "type": "scatter", "x": ["2022-03-30T00:00:00", "2022-03-31T00:00:00", "2022-04-01T00:00:00", "2022-04-02T00:00:00", "2022-04-03T00:00:00"], "y": [15.65, 15.82, 17.02, 16.58, 17.03]}, {"line": {"color": "green"}, "mode": "lines", "name": "real 4-4-2022 to 8-4-2022", "type": "scatter", "x": ["2022-04-04T00:00:00", "2022-04-05T00:00:00", "2022-04-06T00:00:00", "2022-04-07T00:00:00", "2022-04-08T00:00:00"], "y": [17.47, 16.77, 15.43, 15.78, 15.14]}, {"line": {"color": "yellow"}, "mode": "lines", "name": "pred 4-4-2022 to8-4-2022", "type": "scatter", "x": ["2022-04-04T00:00:00", "2022-04-05T00:00:00", "2022-04-06T00:00:00", "2022-04-07T00:00:00", "2022-04-08T00:00:00"], "y": [17.24, 16.85, 17.32, 17.42, 18.04]}, {"line": {"color": "green"}, "mode": "lines", "name": "real 9-4-2022 to 13-4-2022", "type": "scatter", "x": ["2022-04-09T00:00:00", "2022-04-10T00:00:00", "2022-04-11T00:00:00", "2022-04-12T00:00:00", "2022-04-13T00:00:00"], "y": [15.43, 15.35, 13.75, 13.97, 14.18]}, {"line": {"color": "yellow"}, "mode": "lines", "name": "pred 9-4-2022 to13-4-2022", "type": "scatter", "x": ["2022-04-09T00:00:00", "2022-04-10T00:00:00", "2022-04-11T00:00:00", "2022-04-12T00:00:00", "2022-04-13T00:00:00"], "y": [17.43, 16.84, 15.48, 15.81, 15.21]}, {"line": {"color": "green"}, "mode": "lines", "name": "real 14-4-2022 to 18-4-2022", "type": "scatter", "x": ["2022-04-14T00:00:00", "2022-04-15T00:00:00", "2022-04-16T00:00:00", "2022-04-17T00:00:00", "2022-04-18T00:00:00"], "y": [13.65, 14.12, 14.15, 13.76, 14.04]}, {"line": {"color": "yellow"}, "mode": "lines", "name": "pred 14-4-2022 to18-4-2022", "type": "scatter", "x": ["2022-04-14T00:00:00", "2022-04-15T00:00:00", "2022-04-16T00:00:00", "2022-04-17T00:00:00", "2022-04-18T00:00:00"], "y": [15.44, 15.35, 13.73, 14.02, 14.33]}, {"line": {"color": "green"}, "mode": "lines", "name": "real 19-4-2022 to 23-4-2022", "type": "scatter", "x": ["2022-04-19T00:00:00", "2022-04-20T00:00:00", "2022-04-21T00:00:00", "2022-04-22T00:00:00", "2022-04-23T00:00:00"], "y": [14.26, 14.02, 13.59, 13.61, 13.34]}, {"line": {"color": "yellow"}, "mode": "lines", "name": "pred 19-4-2022 to23-4-2022", "type": "scatter", "x": ["2022-04-19T00:00:00", "2022-04-20T00:00:00", "2022-04-21T00:00:00", "2022-04-22T00:00:00", "2022-04-23T00:00:00"], "y": [13.68, 14.18, 14.18, 13.75, 14.03]}], "layout": {"updatemenus": [{"buttons": [{"args": ["visible", "legendonly"], "label": "Deselect All", "method": "restyle"}, {"args": ["visible", true], "label": "Select All", "method": "restyle"}], "direction": "left", "pad": {"r": 10, "t": 10}, "showactive": false, "type": "buttons", "x": 1, "xanchor": "right", "y": 1.1, "yanchor": "top"}]}}
